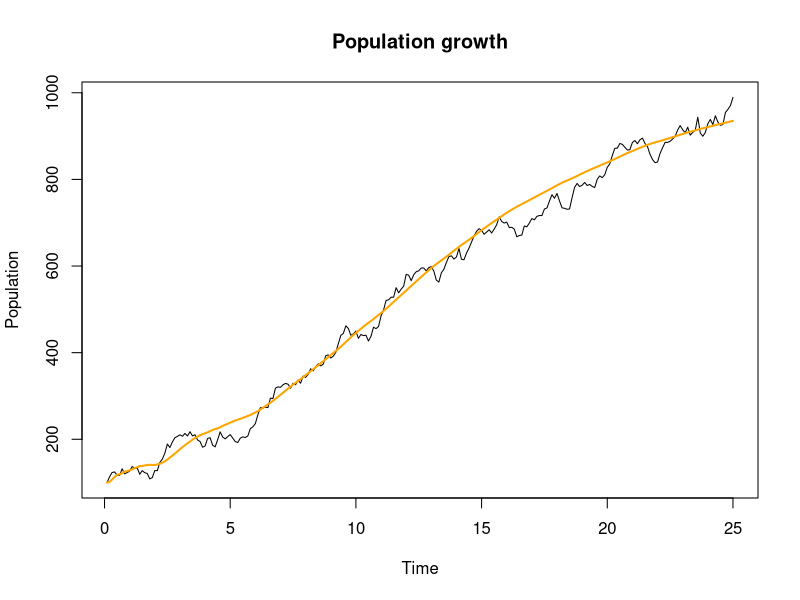

The R source for this figure:

# Idea and source code taken from 
#  http://www.magesblog.com/2015/01/extended-kalman-filter-example-in-r.html
#  Modified by Athinthra K S

logistF <- function(r, p, k, t, nu){
  k * p * exp(r*t) / (k + p * (exp(r*t) - 1))+nu
}

k <- 1000
p0 <- 100
r <- 0.2
deltaT <- 0.1
nObs = 250

# sample data:
set.seed(1234)
obsVariance <- 100
ProVariancePop <- 10
nuProPop <- rnorm(nObs, mean=0, sd=sqrt(ProVariancePop))

nuobs <- rnorm(nObs, mean=0, sd=sqrt(obsVariance)) 
pop <- p0
for (i in 2:nObs){
pop[i] <- logistF(r,pop[i-1] , k, deltaT, nuProPop[i])+ nuobs[i]
}

Estimate <- data.frame(Rate=rep(NA, nObs),
                       Population=rep(NA,nObs))

library(numDeriv)
f <- function(x, k, deltaT){
  c(r=x[1],logistF(r=x[1], p=x[2], k,deltaT,0 ))
}
H <- t(c(0, 1))

# Evolution error
Q <- diag(c(ProVariancePop, 0))
# Observation error
R <-  obsVariance
# Initialization
x <- c(r, p0)
P <-  diag(c(144, 25))

for(i in 1:nObs){
  # Observation
  xobs <- c(0, pop[i])
  y <- H %*% xobs
  # Update 
  PTermInv <- solve(H %*% P %*% t(H) + R)
  xf <- x + P %*% t(H) %*%  PTermInv %*% (y - H %*% x)
  P <- P -  P %*% t(H) %*% PTermInv %*% H %*% P
  
  Ft <- jacobian(f, x=x, k=k, deltaT=deltaT)   
  K <- Ft %*% P %*% t(H) %*% solve(H %*% P %*% t(H) + R)
  Estimate[i,] <- x
  
  # Predict
  x <- f(x=xf, k=k, deltaT=deltaT) + K %*% (y - H %*% xf)
  Sigma <- Ft %*% P %*% t(Ft) - K %*% H %*% P %*% t(Ft) +Q
}

# Plot output

time <- c(1:nObs)*deltaT
plot(y=pop, x=time, t='l', main="Population growth", 
     xlab="Time", ylab="Population")
lines(y=Estimate$Population, x=time, col="orange", lwd=2)
